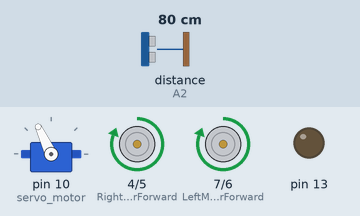
A sketch run on a simulated Arduino Uno, built with avr-gcc and run on an emulated ATmega328P. Parts: servo, motor-driver pin pairs drawn as motors (green arrow = first pin HIGH = forward, orange = second pin HIGH = backward, longer = more drive), output pins drawn as LEDs (lit = HIGH). The test bench sets the inputs (shaded band); at power-on: distance to the obstacle (sensor on A2) 80 cm. The echo pulse lasts 58.3 µs per cm; what the sketch prints to the serial monitor is not drawn.

Above: at 3.9 s.
4.0 s: distance to the obstacle (sensor on A2) set to 22 cm
7.0 s: distance to the obstacle (sensor on A2) set to 19 cm
At 8.5 s:
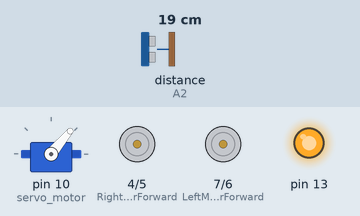
10.0 s: distance to the obstacle (sensor on A2) set to 35 cm
At 11.1 s:
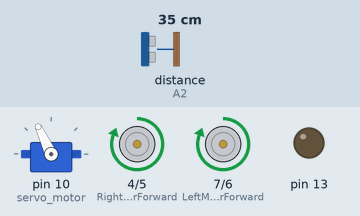
11.7 s: distance to the obstacle (sensor on A2) set to 2 cm
At 14.2 s:
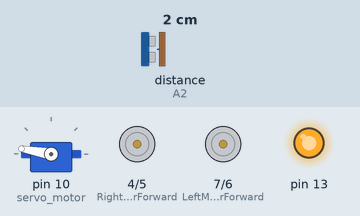
Timing chart, 0 to 15.7 s (numbered marks = the images above; inputs shaded):
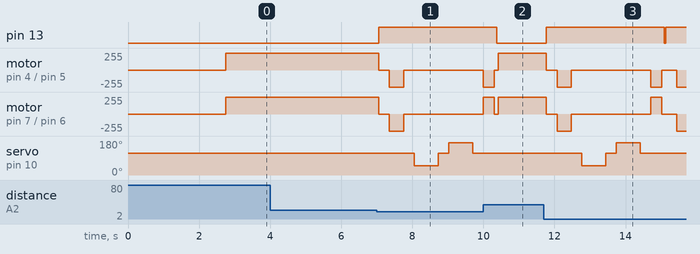

Measured:
- the behaviour switches between 21 and 20 cm on distance to the obstacle (sensor on A2) (found by bisection; images 0 and 1)
- after the input at 4.0 s, every drawn part: stays the same
- after the input at 7.0 s, pin 13: LOW → HIGH after 0.06 s; motor on pin 4 (RightMotorForward) / pin 5 (RightMotorBackward): forward 255/255 → stopped after 0.06 s, → backward 255/255 0.30 s later, → stopped 0.40 s later, → backward 255/255 2.2 s later
- after the input at 10.0 s, pin 13: goes on until 10.4 s, then stays LOW; servo on pin 10 (servo_motor): stays 115° (without the input it goes to 50° after 1.4 s)
- after the input at 11.7 s, pin 13: LOW → HIGH after 0.07 s, → LOW 3.3 s later, → HIGH 0.05 s later; motor on pin 4 (RightMotorForward) / pin 5 (RightMotorBackward): goes stopped 0.30 s, backward 255/255 0.40 s, stopped 2.2 s, backward 255/255 0.30 s, stopped 0.42 s, then backward 255/255, starting after 0.07 s

The sketch:

self_obstale_detecting_vehicle.ino
```cpp
#include <Ethernet.h>

#include <Servo.h>          //Servo motor library. This is standard library
#include <NewPing.h>        //Ultrasonic sensor function library. You must install this library

//our L298N control pins
const int LeftMotorForward = 7;
const int LeftMotorBackward = 6;
const int RightMotorForward = 4;
const int RightMotorBackward = 5;

//sensor pins
#define trig_pin A1 //analog input 1
#define echo_pin A2 //analog input 2

#define maximum_distance 200
boolean goesForward = false;
int distance = 200;

NewPing sonar(trig_pin, echo_pin, maximum_distance); //sensor function
Servo servo_motor; //our servo name


void setup(){

  pinMode(RightMotorForward, OUTPUT);
  pinMode(LeftMotorForward, OUTPUT);
  pinMode(LeftMotorBackward, OUTPUT);
  pinMode(RightMotorBackward, OUTPUT);
  pinMode(13,OUTPUT);

  servo_motor.attach(10); //our servo pin

  servo_motor.write(115);
  delay(2000);
  distance = readPing();
  delay(100);
  distance = readPing();
  delay(100);
  distance = readPing();
  delay(100);
  distance = readPing();
  delay(100);
  Serial.begin(9600);
}

void loop(){
   digitalWrite(13,LOW);
  int distanceRight = 0;
  int distanceLeft = 0;
  delay(50);

  if (distance <= 20){
    moveStop();
    delay(300);
    moveBackward();
    delay(400);
    moveStop();
    delay(300);
    distanceRight = lookRight();
    delay(300);
    distanceLeft = lookLeft();
    delay(300);

    if (distance >= distanceLeft){
      turnRight();
      moveStop();
    }
    else{
      turnLeft();
      moveStop();
    }
  }
  else{
    moveForward();
  }
    distance = readPing();
}

int lookRight(){
  Serial.print("right look");
  servo_motor.write(50);
  delay(500);
  int distance = readPing();
  delay(100);
  servo_motor.write(115);
  return distance;
}

int lookLeft(){
  Serial.print("left look");
  servo_motor.write(170);
  delay(500);
  int distance = readPing();
  delay(100);
  servo_motor.write(115);
  return distance;
  delay(100);
}

int readPing(){
  delay(70);
  int cm = sonar.ping_cm();
  if (cm==0){
    cm=250;
  }
  return cm;
}

void moveStop(){
  digitalWrite(13,HIGH);
  Serial.print("stop");
  digitalWrite(RightMotorForward, LOW);
  digitalWrite(LeftMotorForward, LOW);
  digitalWrite(RightMotorBackward, LOW);
  digitalWrite(LeftMotorBackward, LOW);

}

void moveForward(){
Serial.print("front");
  if(!goesForward){

    goesForward=true;

    digitalWrite(LeftMotorForward, HIGH);
    digitalWrite(RightMotorForward, HIGH);

    digitalWrite(LeftMotorBackward, LOW);
    digitalWrite(RightMotorBackward, LOW);
  }
}

void moveBackward(){
Serial.print("back");
  goesForward=false;

  digitalWrite(LeftMotorBackward, HIGH);
  digitalWrite(RightMotorBackward, HIGH);

  digitalWrite(LeftMotorForward, LOW);
  digitalWrite(RightMotorForward, LOW);

}

void turnRight(){
Serial.print("right");
  digitalWrite(LeftMotorForward, HIGH);
  digitalWrite(RightMotorBackward, HIGH);

  digitalWrite(LeftMotorBackward, LOW);
  digitalWrite(RightMotorForward, LOW);

  delay(300);

  digitalWrite(LeftMotorForward, HIGH);
  digitalWrite(RightMotorForward, HIGH);

  digitalWrite(LeftMotorBackward, LOW);
  digitalWrite(RightMotorBackward, LOW);


}

void turnLeft(){
  Serial.print("left");

  digitalWrite(LeftMotorBackward, HIGH);
  digitalWrite(RightMotorForward, HIGH);

  digitalWrite(LeftMotorForward, LOW);
  digitalWrite(RightMotorBackward, LOW);

  delay(300);

  digitalWrite(LeftMotorForward, HIGH);
  digitalWrite(RightMotorForward, HIGH);

  digitalWrite(LeftMotorBackward, LOW);
  digitalWrite(RightMotorBackward, LOW);
}
```
